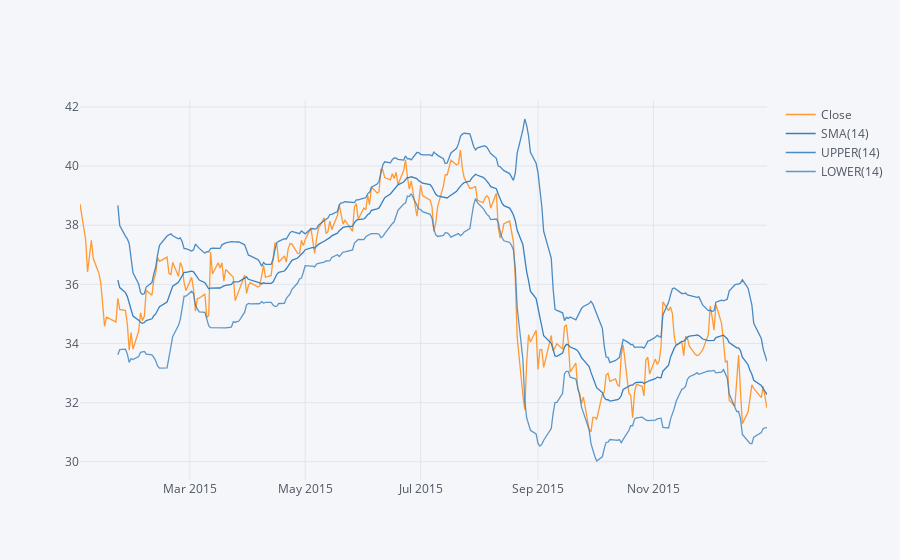

The notebook cell saved with this chart:
### Markdown cell above
**Use .ta_plot(study='boll') to create a Bollinger Band Plot for Bank of America for the year 2015.**

### Code cell
bank_stocks['MS']['Close'].loc['2015-01-01':'2016-01-01'].ta_plot(study='boll')

### Figure 1 — Plotly figure (JSON) as saved in the notebook; plotly's stock layout.template omitted (floating-point values rounded to 4 significant figures; data arrays with more than 128 entries replaced by an {"elided": "..."} marker saying what was removed)
{"data": [{"line": {"color": "rgba(255, 153, 51, 1.0)", "dash": "solid", "shape": "linear", "width": 1.3}, "mode": "lines", "name": "Close", "text": "", "type": "scatter", "uid": "598c1ac8-e064-472f-8c88-8383f94842b3", "x": {"elided": "252 str values"}, "y": {"elided": "252 float values"}}, {"line": {"color": "rgba(55, 128, 191, 1.0)", "dash": "solid", "shape": "linear", "width": 1.3}, "mode": "lines", "name": "SMA(14)", "text": "", "type": "scatter", "uid": "258b02ba-c9e6-4302-b162-213dbc0ec6e1", "x": {"elided": "252 str values"}, "y": {"elided": "252 mixed values"}}, {"line": {"color": "rgba(55, 128, 191, 0.8999999999999999)", "dash": "solid", "shape": "linear", "width": 1.3}, "mode": "lines", "name": "UPPER(14)", "text": "", "type": "scatter", "uid": "522ec456-70ce-4297-b8b2-50e18cf3b83b", "x": {"elided": "252 str values"}, "y": {"elided": "252 mixed values"}}, {"line": {"color": "rgba(55, 128, 191, 0.7999999999999998)", "dash": "solid", "shape": "linear", "width": 1.3}, "mode": "lines", "name": "LOWER(14)", "text": "", "type": "scatter", "uid": "2b025da4-0087-433e-952d-d426ebd97b8c", "x": {"elided": "252 str values"}, "y": {"elided": "252 mixed values"}}], "layout": {"legend": {"bgcolor": "#F5F6F9", "font": {"color": "#4D5663"}}, "paper_bgcolor": "#F5F6F9", "plot_bgcolor": "#F5F6F9", "title": {"font": {"color": "#4D5663"}}, "xaxis": {"gridcolor": "#E1E5ED", "showgrid": true, "tickfont": {"color": "#4D5663"}, "title": {"font": {"color": "#4D5663"}, "text": ""}, "zerolinecolor": "#E1E5ED"}, "yaxis": {"gridcolor": "#E1E5ED", "showgrid": true, "tickfont": {"color": "#4D5663"}, "title": {"font": {"color": "#4D5663"}, "text": ""}, "zerolinecolor": "#E1E5ED"}}}
